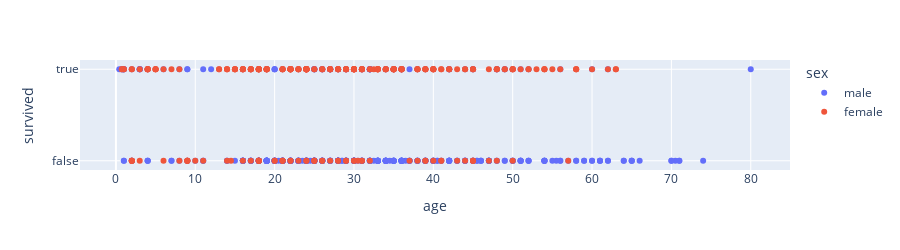

Source (notebook cell):
### Markdown cell above
The `color=` *column* changes the color of the points, essentially a groupby...

### Code cell
px.scatter(ti, x='age', y='survived', color="sex", height=250)

### Figure 1 — Plotly figure (JSON) as saved in the notebook; plotly's stock layout.template omitted (floating-point values rounded to 4 significant figures; data arrays with more than 128 entries replaced by an {"elided": "..."} marker saying what was removed)
{"data": [{"hovertemplate": "sex=male<br>age=%{x}<br>survived=%{y}<extra></extra>", "legendgroup": "male", "marker": {"color": "#636efa", "symbol": "circle"}, "mode": "markers", "name": "male", "orientation": "h", "showlegend": true, "type": "scatter", "x": {"elided": "577 float values"}, "xaxis": "x", "y": {"elided": "577 bool values"}, "yaxis": "y"}, {"hovertemplate": "sex=female<br>age=%{x}<br>survived=%{y}<extra></extra>", "legendgroup": "female", "marker": {"color": "#EF553B", "symbol": "circle"}, "mode": "markers", "name": "female", "orientation": "h", "showlegend": true, "type": "scatter", "x": {"elided": "314 float values"}, "xaxis": "x", "y": {"elided": "314 bool values"}, "yaxis": "y"}], "layout": {"height": 250, "legend": {"title": {"text": "sex"}, "tracegroupgap": 0}, "margin": {"t": 60}, "xaxis": {"anchor": "y", "domain": [0, 1], "title": {"text": "age"}}, "yaxis": {"anchor": "x", "domain": [0, 1], "title": {"text": "survived"}}}}
